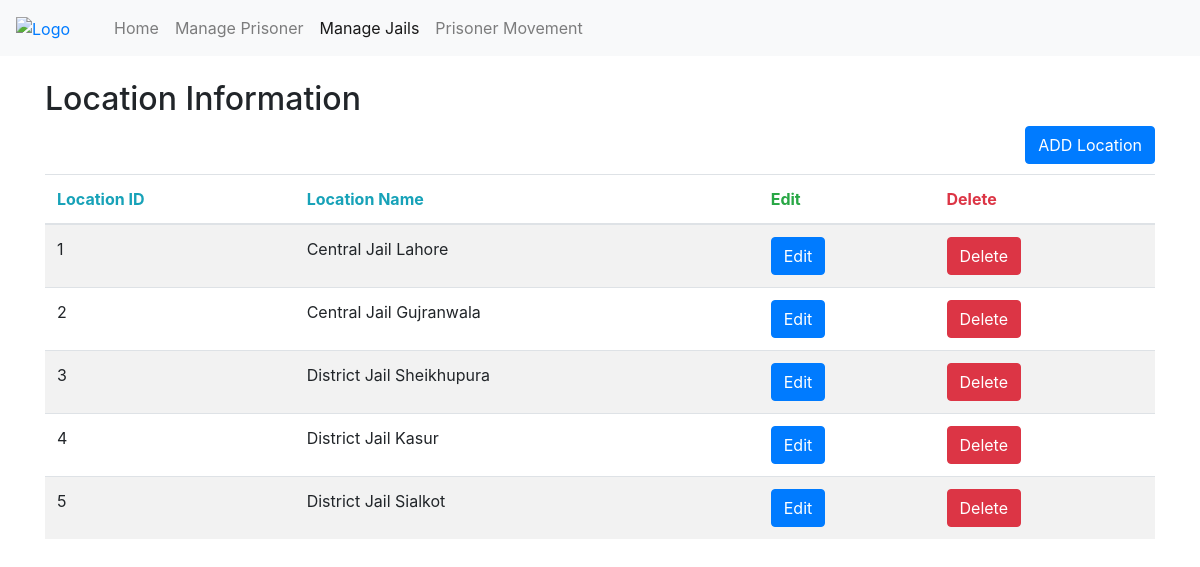
/Location, run on the app's committed database.
### tables this page shows
CREATE TABLE locations (locationID INTEGER PRIMARY KEY, locationName TEXT);

### Run_APP.py (the view)
@app.route("/Location")
def Location():
   con = sql.connect("database.db")
   con.row_factory = sql.Row
   cur = con.cursor()
   cur.execute("select * from locations")
   rows = cur.fetchall();
   return  render_template('Location.html',rows = rows)

### templates/Location.html (shortened to what this page needs)
<!DOCTYPE html>
<html>
<head>
	<link rel="stylesheet" href="https://stackpath.bootstrapcdn.com/bootstrap/4.1.3/css/bootstrap.min.css">
</head>
<body>
				<nav class="navbar navbar-expand-lg navbar-light bg-light">
        <a href="{{ url_for('home') }}">
          <img src="https://prisons.punjab.gov.pk/sites/prisons9.pitb.gov.pk/themes/bootstrap_subtheme/logo.png" alt="Logo">
      </a>
			  <div class="collapse navbar-collapse" id="navbarNavAltMarkup">
			    <div class="navbar-nav">
			      <a class="nav-item nav-link" href="/home">  &nbsp  &nbsp  &nbsp  &nbsp Home</a>
			      <a class="nav-item nav-link " href="/Product">Manage Prisoner </a>
			      <a class="nav-item nav-link active" href="/Location">Manage Jails	<span class="sr-only">(current)</span></a>
			      <a class="nav-item nav-link" href="/ProductMovement">Prisoner Movement</a>
			    </div>
			  </div>
			</nav>
<div class="container">
  <h2>Location Information</h2>
<div class="float-md-right">
  <button type="button" class="btn btn-primary" data-toggle="modal" data-target="#exampleModal">ADD Location</button></div>
 </div>
  <table class="table table-striped">
    <thead>
      <tr>
        <th class="text-info">Location ID</th>
        <th class="text-info">Location Name</th>
        <th class="text-success">Edit</th>
        <th class="text-danger">Delete</th>
      </tr>
    </thead>
    <tbody>
     {% for row in rows %}
            <tr>
               <td>{{row["locationID"]}}</td>
               <td>{{row["locationName"]}}</td>
               <td>
                    <a><button class="btn btn-primary" OnClick='showModal({{row["locationID"]}},"{{row["locationName"]}}");'>Edit</button></a></td>
                       <td> <a href='deletelocation/{{row["locationID"]}}'><button class="btn btn-danger">Delete</button></a>
                     </td>
            </tr>
         {% endfor %}
    </tbody>
  </table>
</body>
</html>

### data on the page
locations: locationID "1", locationName "Central Jail Lahore"
locations: locationID "2", locationName "Central Jail Gujranwala"
locations: locationID "3", locationName "District Jail Sheikhupura"
locations: locationID "4", locationName "District Jail Kasur"
locations: locationID "5", locationName "District Jail Sialkot"
